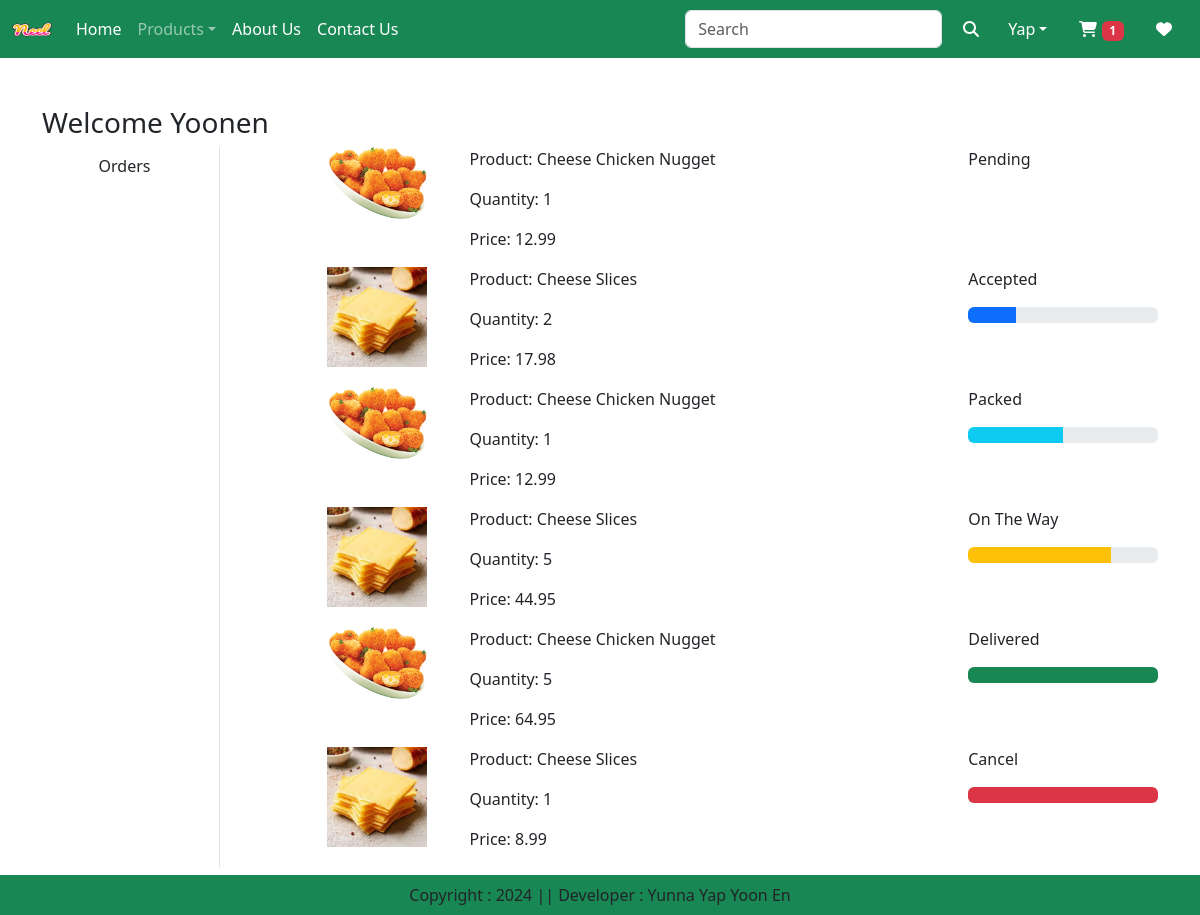
/order/ (signed in), run on the app's committed database.
### app/models.py (models this page shows, shortened)
class Order(models.Model):
    user = models.ForeignKey(User, on_delete=models.CASCADE)
    customer = models.ForeignKey(Customer, on_delete=models.CASCADE)
    product = models.ForeignKey(Product, on_delete=models.CASCADE)
    quantity = models.PositiveIntegerField(default=1)
    ordered_date = models.DateTimeField(auto_now_add=True)
    status = models.CharField(max_length=50, choices=STATUS_CHOICES, default='Pending')
    payment = models.ForeignKey(Payment, on_delete=models.CASCADE, default='')
    @property
    def total_cost(self):
        return self.quantity * self.product.discounted_price

class Product(models.Model):
    title = models.CharField(max_length=100)
    selling_price = models.FloatField()
    discounted_price = models.FloatField()
    description = models.TextField()
    composition = models.TextField(default='')
    prodapp = models.TextField(default='')
    category = models.CharField(choices=CATEGORY_CHOICES, max_length=2)
    product_image = models.ImageField(upload_to='product')

### app/views.py (the view)
    def inner(request, id='', *args):
        totalitem = 0
        if request.user.is_authenticated:
            totalitem = len(Cart.objects.filter(user=request.user))
        args = [totalitem]
        if not id == '':
            return function(request, id, *args)
        return function(request, *args)

### app/views.py (called while the page is built)
def cart_total(function):
    def inner(request, id='', *args):
        totalitem = 0
        if request.user.is_authenticated:
            totalitem = len(Cart.objects.filter(user=request.user))
        args = [totalitem]
        if not id == '':
            return function(request, id, *args)
        return function(request, *args)
    return inner

@login_required
@cart_total
def order(request, *variable):
    order = Order.objects.filter(user=request.user)
    context = {
        'order': order,
        'totalitem': variable[0]
    }
    return render(request, 'app/order.html', context)

### app/templates/app/order.html (shortened to what this page needs)
{% extends 'app/base.html' %}
{% load static %}
{% block main_content %}
  <div class="container my-5">
    <div class="row">
      <h3>Welcome <span class="text-capitalize">{{ request.user }}</span></h3>
      <div class="col-sm-2 border-end">
        <ul class="list-unstyled">
          <li class="d-grid">
            <a href="{% url 'order' %}" class="btn">Orders</a>
          </li>
        </ul>
      </div>
      <div class="col-sm-9 offset-sm-1">
          {% for o in order %}
          <div class="row">
            <div class="col-sm-2">
                <img src="{{ o.product.product_image.url }}" class="img-fluid" height="100" width="100">
            </div>
            <div class="col-sm-7">
                <p>Product: {{ o.product.title }}</p>
                <p>Quantity: {{ o.quantity }}</p>
                <p>Price: {{ o.total_cost }}</p>
            </div>
            <div class="col-sm-3">
                <p>{{ o.status }}</p>
                {% if o.status == "Accepted" %}
                <div class="progress">
                    <div class="progress-bar" role="progressbar" style="width: 25%" aria-valuenow="20" aria-valuemin="0" aria-valuemax="100"></div>
                </div>
                {% endif %}
                {% if o.status == "Packed" %}
                <div class="progress">
                    <div class="progress-bar bg-info" role="progressbar" style="width: 50%" aria-valuenow="40" aria-valuemin="0" aria-valuemax="100"></div>
                </div>
                {% endif %}
                {% if o.status == "On The Way" %}
                <div class="progress">
                    <div class="progress-bar bg-warning" role="progressbar" style="width: 75%" aria-valuenow="70" aria-valuemin="0" aria-valuemax="100"></div>
                </div>
                {% endif %}
                {% if o.status == "Delivered" %}
                <div class="progress">
                    <div class="progress-bar bg-success" role="progressbar" style="width: 100%" aria-valuenow="100" aria-valuemin="0" aria-valuemax="100"></div>
                </div>
                {% endif %}
                {% if o.status == "Cancel" %}
                <div class="progress">
                    <div class="progress-bar bg-danger" role="progressbar" style="width: 100%" aria-valuenow="100" aria-valuemin="0" aria-valuemax="100"></div>
                </div>
                {% endif %}
            </div>
        </div>
        {% endfor %}
      </div>
    </div>
  </div>
{% endblock %}

### data on the page
Order: product.product_image (picture), product "Cheese Chicken Nugget", quantity "1", total_cost "12.99", status "Pending"
Order: product.product_image (picture), product "Cheese Slices", quantity "2", total_cost "17.98", status "Accepted"
Order: product.product_image (picture), product "Cheese Chicken Nugget", quantity "1", total_cost "12.99", status "Packed"
Order: product.product_image (picture), product "Cheese Slices", quantity "5", total_cost "44.95", status "On The Way"
Order: product.product_image (picture), product "Cheese Chicken Nugget", quantity "5", total_cost "64.95", status "Delivered"
Order: product.product_image (picture), product "Cheese Slices", quantity "1", total_cost "8.99", status "Cancel"

### other printed values
{{ totalitem }} "1"
{{ request.user }} "Yoonen"
